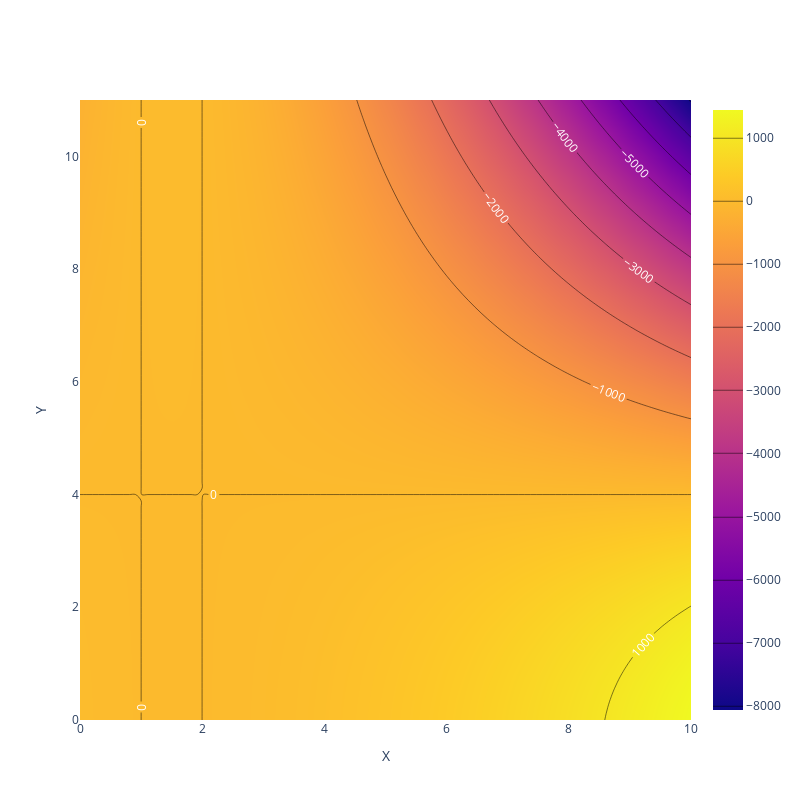

Here is the notebook cell this chart was saved with:
### Code cell
plotly.offline.init_notebook_mode(connected=True)
warnings.filterwarnings('ignore')
%matplotlib notebook
%config InlineBackend.figure_format = 'retina'

xlist = np.linspace(0, 10, 100)
ylist = np.linspace(0, 11, 100)
X, Y = np.meshgrid(xlist, ylist)
Z = func(X,Y)
fig = go.Figure(data=
    go.Contour(
        z=Z,
        contours=dict(
            coloring ='heatmap',
            showlabels = True, # show labels on contours
            labelfont = dict( # label font properties
                size = 12,
                color = 'white',
            )),
        x0=xlist[0],
        dx=xlist[1] - xlist[0],
        dy=ylist[1] - ylist[0], 
        y0=ylist[0],
        ))


fig.update_layout(xaxis_title="X", yaxis_title="Y")


fig.update_layout(height=800, width=800)
plotly.offline.iplot(fig) 
fig.write_image("../pictures/fig1.pdf")

### Figure 1 — Plotly figure (JSON) as saved in the notebook; plotly's stock layout.template omitted (floating-point values rounded to 4 significant figures; data arrays with more than 128 entries replaced by an {"elided": "..."} marker saying what was removed)
{"data": [{"contours": {"coloring": "heatmap", "labelfont": {"color": "white", "size": 12}, "showlabels": true}, "dx": 0.101, "dy": 0.1111, "type": "contour", "x0": 0, "y0": 0, "z": {"elided": "100x100 float values"}}], "layout": {"height": 800, "width": 800, "xaxis": {"title": {"text": "X"}}, "yaxis": {"title": {"text": "Y"}}}}
